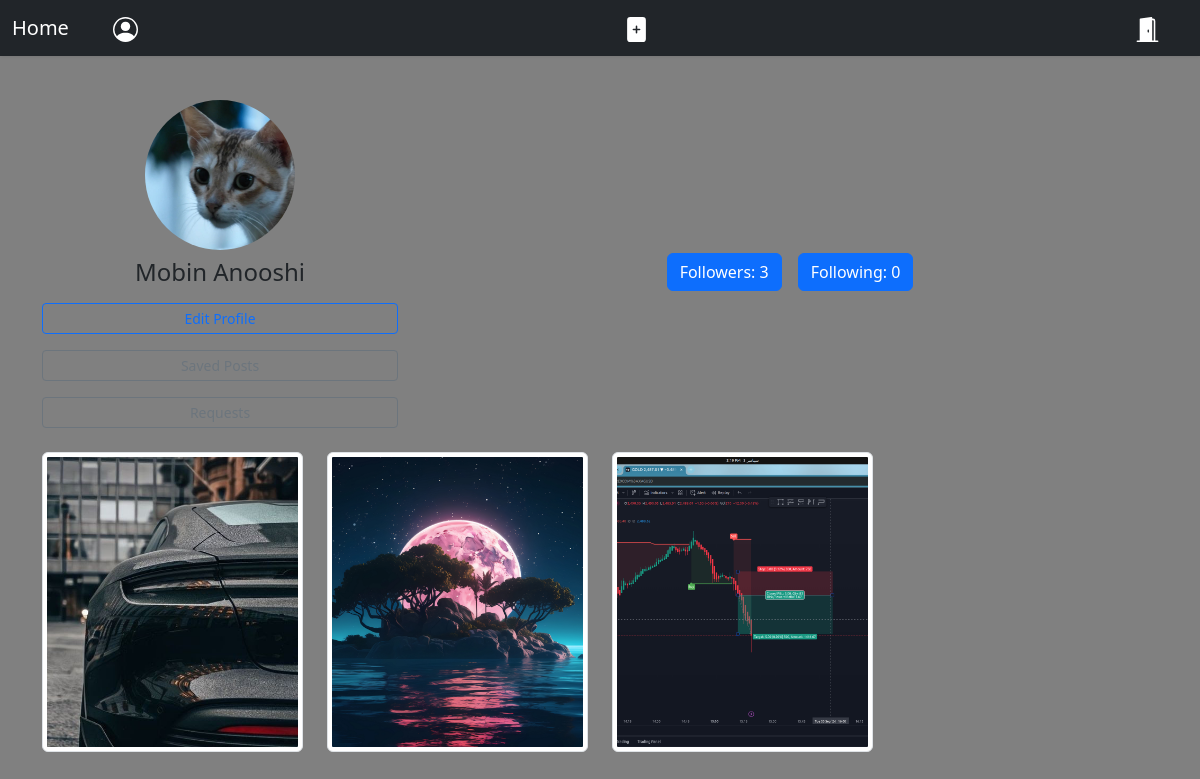
Page /accounts/profile/1/ (signed in) on the earlier database version.
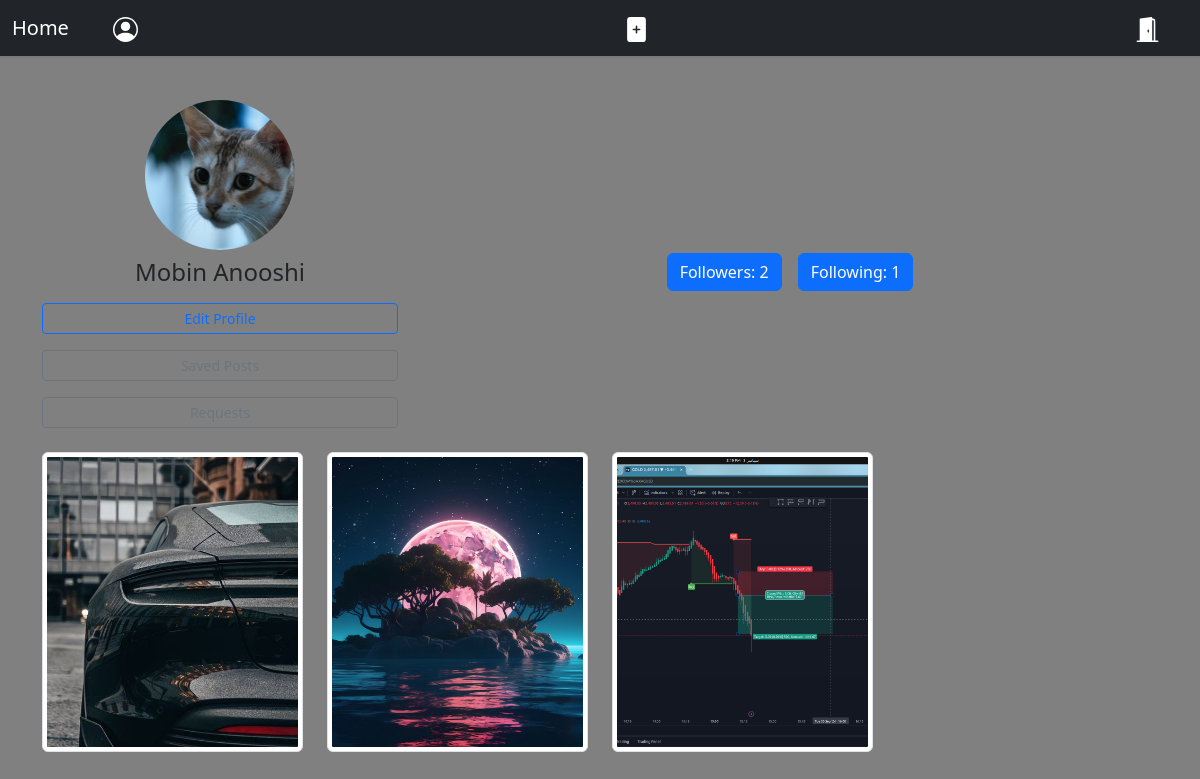
Same page on the later database version.
### accounts/models.py (models this page shows, shortened)
class User(AbstractBaseUser):
    username = models.CharField(max_length=200,unique=True)
    profile = models.ImageField(upload_to='profile_image',default='blank-profile-picture.png')
    bio = models.CharField(max_length=300,blank=True ,null=True)
    full_name = models.CharField(max_length=255)
    email = models.EmailField(max_length=255,unique=True)
    is_active = models.BooleanField(default=True)
    is_admin = models.BooleanField(default=False)
    birthday = models.DateField(blank= True ,null=True)
    privet = models.BooleanField(default=False)
    objects = UserManager()
    USERNAME_FIELD = 'username'
    REQUIRED_FIELDS = ['email','full_name']
    def __str__ (self):
        return self.username
    def folowerscount(self):
        return self.followers.count()
    def folowingcount(self):
        return self.following.count()

### accounts/views.py (the view)
# urls.py: path('profile/<int:user_id>/',views.UserProfileView.as_view(),name='user_profile'),
class UserProfileView(LoginRequiredMixin,View):
    def get(self,request,user_id):
        user = get_object_or_404(User , pk=user_id)
        follow = Relations.objects.filter(from_user = request.user.id,to_user=user)
        print('-'*99)
        followers = Relations.objects.filter(to_user=user_id)
        following = Relations.objects.filter(from_user=user_id)
        posts = Post.objects.filter(user=user_id)
        re = UserRequest.objects.filter(from_user = request.user.id,to_user=user)
        is_request =False
        if re.exists():
            is_request=True
        is_follow = False
        if follow.exists():
            is_follow=True
        context = {'user':user,
                        'posts':posts,
                        'is_follow':is_follow,
                        'followers':followers,
                        'following':following,
                        'is_request':is_request}
        print(context)
        return render(request , 'accounts/profile.html',context)

### home/models.py (called while the page is built)
    def __str__(self) -> str:
        return self.caption

    def __str__(self):
        return f'{self.from_user} follow {self.to_user}'

### accounts/templates/accounts/profile.html (shortened to what this page needs)
{% extends "base.html" %}
{% load static %}
{% block extra_headers %}
<link rel="stylesheet" href="{% static 'accounts/css/profile.css' %}">
{% endblock extra_headers %}
{% block content %}
<div class="container my-4">
    <div class="row justify-content-center align-items-center">
        <div class="col-12 col-md-4 text-center mb-3">
            <img src="{{ user.profile.url }}" alt="تصویر پروفایل" class="rounded-circle img-fluid" style="width: 150px; height: 150px; object-fit: cover;">
            <h4 class="mt-2">{{ user.full_name }}</h4>
            {% if request.user.id == user.id %}
            <a class="btn btn-outline-primary btn-sm my-2 w-100" href="{% url "accounts:edit_profile" %}">Edit Profile</a>
            <a class="btn btn-outline-secondary btn-sm my-2 w-100" href="{% url "home:save_post" %}">Saved Posts</a>
            <a class="btn btn-outline-secondary btn-sm my-2 w-100" href="{% url "home:requests" user.id %}">Requests</a>
            {% endif %}
        </div>
        <div class="col-12 col-md-8 text-center">
            <div class="d-flex flex-wrap justify-content-center">
                <button class="btn btn-primary mx-2 mb-2" data-bs-toggle="modal" data-bs-target="#followersModal">Followers: {{ user.folowingcount }}</button>
                <button class="btn btn-primary mx-2 mb-2" data-bs-toggle="modal" data-bs-target="#followingModal">Following: {{ user.folowerscount }}</button>
            </div>
        </div>
    </div>
    <div class="row">
        {% if request.user.id == user.id or user.privet == False or is_follow %}
        {% for post in posts %}
        <div class="col-6 col-md-4 col-lg-3 mb-3">
            <a href="{% url "home:post_detail" post.id post.slug %}">
                <img src="{{ post.image.url }}" class="img-fluid img-thumbnail" alt="Post Image" style="width:100%; height:300px; object-fit:cover;">
            </a>
        </div>
        {% endfor %}
        {% else %}
        <p class="text-center">This account is private.</p>
        {% endif %}
    </div>
</div>
{% endblock content %}

Differences in the rows shown:
changed User "Mobin Anooshi": folowingcount "3" → "2"; folowerscount "0" → "1"
